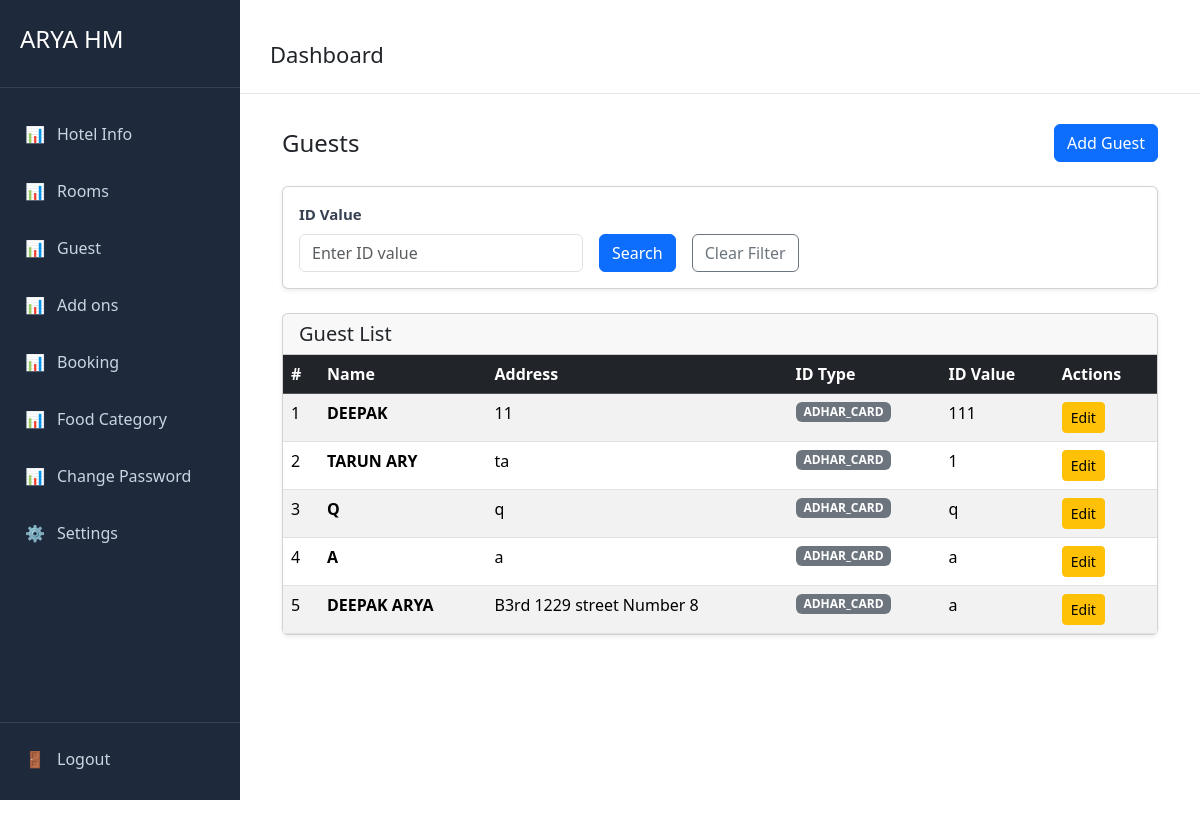
/guest/ (signed in), run on the app's committed database.
### guest/models.py (models this page shows, shortened)
class Guest(models.Model):
    hotel = models.ForeignKey(Hotel,on_delete=models.CASCADE,related_name='guests')
    name = models.CharField(max_length=100)
    gender = models.TextField(choices=GendarChoise.choices,default=GendarChoise.Male,blank=True, null=True)
    address = models.TextField()
    phone_number = models.CharField(max_length=10,default="1234567890")
    email = models.EmailField(default='nomail@localhost.com')
    id_type = models.CharField(max_length=20,choices=IdType.choices,default=IdType.ADHAR)
    id_value = models.CharField(max_length=50)
    create_at = models.DateTimeField(auto_now_add=True)
    update_at = models.DateTimeField(auto_now=True)

### guest/views.py (the view)
# urls.py: path("", views.guest, name="guest_view"),
@login_required
def guest(request):
    hotel =getHotel(request)
    guests = Guest.objects.filter(hotel=hotel).all()
    searchId=""
    if request.method == "POST" :
        searchId=request.POST.get("idvalue")
        guests=Guest.objects.filter(Q(id_value=request.POST.get("idvalue")) & Q(hotel=hotel)).all()
    return render(request, "hotel/guest/index.html", {"guests":guests,"idvalue":searchId})

### hotel/models.py (called while the page is built)
    def __str__(self):
        return f"{self.user.username} - {self.hotel.name}"

### hotel/views.py (called while the page is built)
def getHotel(request):
    try:
        r =request.user.hotel_users.all()
        print(r)
        return r[0].hotel
    except Exception as e:
        print(e)
        return None

### hotel/templates/hotel/guest/index.html (shortened to what this page needs)
{% extends "user/base.html" %}
{% block page_title %}
Dashboard
{% endblock %}
{% block content %}
<div class="container-fluid">
    <div class="d-flex justify-content-between align-items-center mb-4">
        <h4 class="mb-0">Guests</h4>
        <a href="{% url 'add_guest_view' %}" class="btn btn-primary">
             Add Guest
        </a>
    </div>
    <div class="card shadow-sm mb-4">
        <div class="card-body">
            <form method="POST" class="row g-3 align-items-end">
                <div class="col-md-6">
                    <label for="idvalue" class="form-label">
                        ID Value
                    </label>
                    <input
                        type="text"
                        name="idvalue"
                        id="idvalue"
                        value="{{ idvalue|default:'' }}"
                        class="form-control"
                        placeholder="Enter ID value"
                    >
                </div>
                <div class="col-auto">
                    <button type="submit" class="btn btn-primary">
                        Search
                    </button>
                </div>
                <div class="col-auto">
                    <a href="{% url 'guest_view' %}" class="btn btn-outline-secondary">
                        Clear Filter
                    </a>
                </div>
            </form>
        </div>
    </div>
    <div class="card shadow-sm">
        <div class="card-header">
            <h5 class="mb-0">Guest List</h5>
        </div>
        <div class="card-body p-0">
            <div class="table-responsive">
                <table class="table table-hover table-striped mb-0">
                    <thead class="table-dark">
                        <tr>
                            <th>#</th>
                            <th>Name</th>
                            <th>Address</th>
                            <th>ID Type</th>
                            <th>ID Value</th>
                            <th>Actions</th>
                        </tr>
                    </thead>
                    <tbody>
                        {% for guest in guests %}
                        <tr>
                            <td>{{ forloop.counter }}</td>
                            <td class="fw-semibold">
                                {{ guest.name|upper }}
                            </td>
                            <td>
                                {{ guest.address }}
                            </td>
                            <td>
                                <span class="badge bg-secondary">
                                    {{ guest.id_type|upper }}
                                </span>
                            </td>
                            <td>
                                {{ guest.id_value }}
                            </td>
                            <td>
                                <a href="{% url 'guest_edit_view' guest.id %}" class="btn btn-sm btn-warning">
                                     Edit
                                </a>
                            </td>
                        </tr>
                        {% empty %}
                        <tr>
                            <td colspan="6" class="text-center py-4 text-muted">
                                No guests found.
                            </td>
                        </tr>
                        {% endfor %}
                    </tbody>
                </table>
            </div>
        </div>
    </div>
</div>
{% endblock %}

### static/css/global.css (style rules this page uses)
* { margin: 0; padding: 0; box-sizing: border-box; }
body { font-family: Arial, sans-serif; background: #f5f6fa; color: #333; }
*, *::before, *::after { box-sizing: border-box; }
form { width: 100%; max-width: 600px; margin: 0 auto; }
label { display: block; margin-bottom: 6px; font-size: 15px; font-weight: 600; color: #374151; }
input, select, textarea { display: block; width: 100%; padding: 10px 12px; margin-bottom: 16px; border: 1px solid #d1d5db; border-radius: 6px; background: #fff; color: #111827; font-family: inherit; font-size: 15px; line-height: 1.5; outline: none; transition: border-color 0.2s ease, box-shadow 0.2s ease; }
input::placeholder, textarea::placeholder { color: #9ca3af; }
button, input[type="submit"], input[type="button"], input[type="reset"] { display: inline-block; width: auto; padding: 10px 18px; border: 1px solid transparent; border-radius: 6px; background: #2563eb; color: #fff; font-family: inherit; font-size: 15px; font-weight: 600; cursor: pointer; transition: background 0.2s ease, transform 0.1s ease; }

### data on the page
Guest: name "DEEPAK", address "11", id_type "ADHAR_CARD", id_value "111"
Guest: name "TARUN ARY", address "ta", id_type "ADHAR_CARD", id_value "1"
Guest: name "Q", address "q", id_type "ADHAR_CARD", id_value "q"
Guest: name "A", address "a", id_type "ADHAR_CARD", id_value "a"
Guest: name "DEEPAK ARYA", address "B3rd 1229 street Number 8", id_type "ADHAR_CARD", id_value "a"
